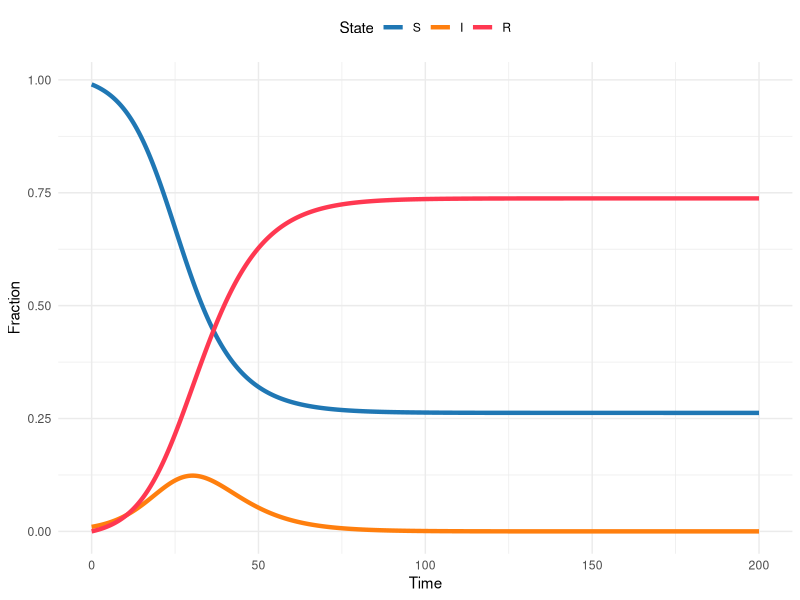

This chart was generated by the following R code:
## ---- chunk 1
#| message: false
#| echo: true
#| code-fold: show

library(tidyverse)
library(deSolve)

theme_set(theme_minimal())

sir_model <- function(time, state, params, ... ){
  transmission <- params["transmission"]
  recovery <- 1 / params["duration"]

  S <- state["S"]
  I <- state["I"]
  R <- state["R"]

  dSdt <- -transmission * S * I
  dIdt <- (transmission * S * I) - (recovery * I)
  dRdt <- (recovery * I)

  return(list(c(dSdt, dIdt, dRdt)))
}

sir_params <- c(transmission = 0.3, duration = 6)
sir_init_states <- c(S = 0.99, I = 0.01, R = 0)
sim_times <- seq(0, 200, by = 0.1)

sir_sol <- deSolve::ode(
  y = sir_init_states,
  times = sim_times,
  func = sir_model,
  parms = sir_params
)

sir_sol_df <- as_tibble(sir_sol) %>%
  mutate(
    across(
      everything(),
      as.numeric
    )
  ) %>%
  pivot_longer(
    cols = -time,
    names_to = "state",
    values_to = "proportion"
  ) %>%
  mutate(state = factor(state, levels = c("S", "I", "R")))

SIRcolors <- c(S = "#1f77b4", I = "#ff7f0e", R = "#FF3851")

ggplot(sir_sol_df, aes(x = time, y = proportion, color = state)) +
  geom_line(linewidth = 1.5) +
  scale_color_manual(values = SIRcolors) +
  labs(
    x = "Time",
    y = "Fraction",
    color = "State"
  ) +
  theme(legend.position = "top")
